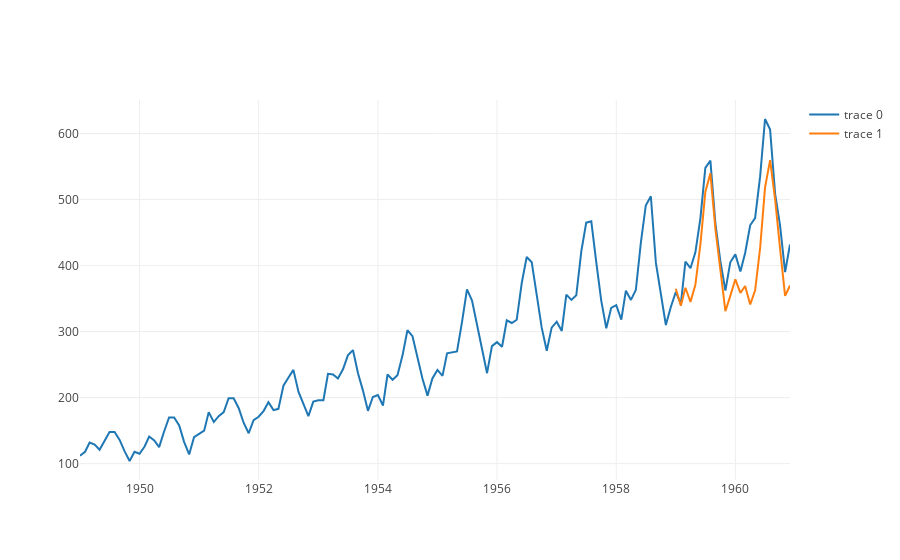

The code cell stored with this chart in its notebook:
### Code cell
# предскажем на n точек вперед
preds = model.predict_next(ts_train, k=24)
plotting.plot_multiple_ts(ts, preds)

### Figure 1 — Plotly figure (JSON) as saved in the notebook; plotly's stock layout.template omitted (floating-point values rounded to 4 significant figures; data arrays with more than 128 entries replaced by an {"elided": "..."} marker saying what was removed)
{"data": [{"type": "scatter", "uid": "280da7ae-344f-49c3-906d-d8e44fce7a97", "x": {"elided": "144 str values"}, "y": {"elided": "144 int values"}}, {"type": "scatter", "uid": "ff3207ce-c4c5-4284-8980-d94bcc68b338", "x": ["1959-01-01", "1959-02-01", "1959-03-01", "1959-04-01", "1959-05-01", "1959-06-01", "1959-07-01", "1959-08-01", "1959-09-01", "1959-10-01", "1959-11-01", "1959-12-01", "1960-01-01", "1960-02-01", "1960-03-01", "1960-04-01", "1960-05-01", "1960-06-01", "1960-07-01", "1960-08-01", "1960-09-01", "1960-10-01", "1960-11-01", "1960-12-01"], "y": [364.9, 339.0, 366.4, 345.0, 370.8, 432.5, 511.4, 539.6, 455.1, 391.3, 330.9, 354.1, 379.2, 358.5, 369.1, 341.2, 362.1, 426.7, 518.3, 559.7, 499.8, 426.0, 354.0, 369.7]}], "layout": {}}
